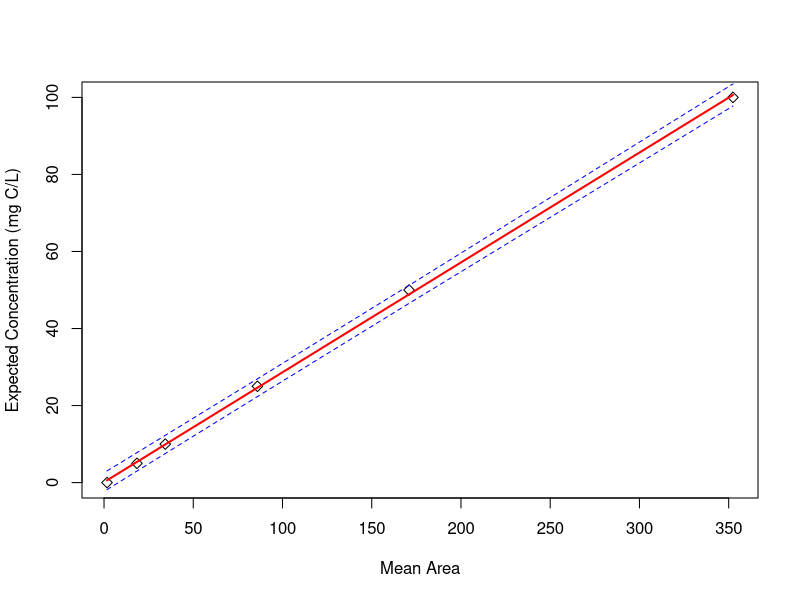
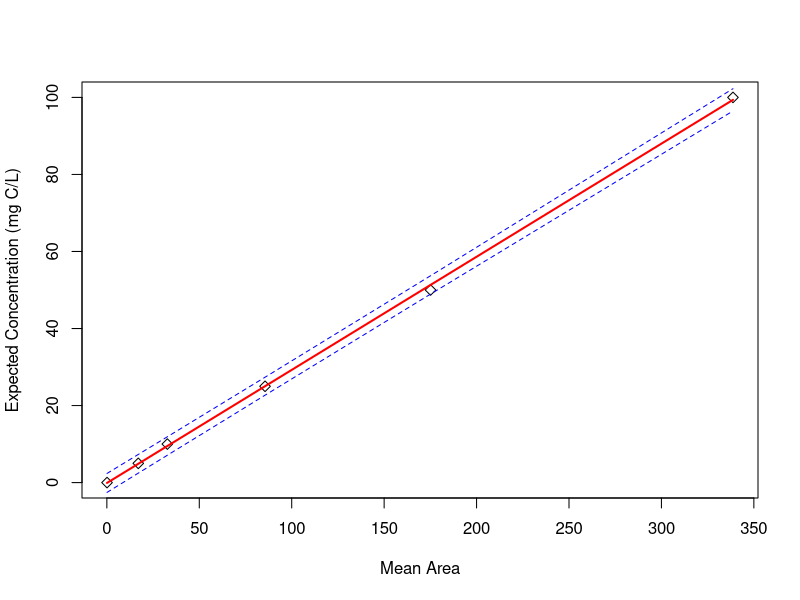

Write the R code that produced these figures, in order.
################################################################################
#                                                                              #
# Dissolved Organic Carbon Calculations for HMWF Data                          #
#                                                                              #
################################################################################
#                                                                              #
# Written by: Mario Muscarella                                                 #
#                                                                              #
# Created: 23 Aug 2011                                                         #
#                                                                              #
# Last update: 12 Nov 2015                                                     #
#                                                                              #
################################################################################
#                                                                              #
# Notes: This script processes the raw data optained for total nitrogen        #
#         concentrations in Huron Mountain lakes. The data were generated      #
#         using a Tic/Toc-TN instrument (specs                                 #
#                                                                              #
# Issues: Non Identified                                                       #
#                                                                              #
# Recent Changes:                                                              #
#         1. Added calculations for 2012 data                                  #
#                                                                              #
# Future Changes (To-Do List):                                                 #
#         1.                                                                   #
#                                                                              #
################################################################################

setwd("~/GitHub/ResourceHeterogeneity")

################################################################################
# 2011 Data                                                                    #
################################################################################

raw.data=read.delim("./data/HMWF2011_DOC_TN_Raw.txt", header=TRUE)
raw.data

#Standard Curve

exp <- c(0,5,10,25,50,100)
obs <- c(raw.data[9,5],raw.data[16,5],raw.data[23,5],raw.data[29,5],
         raw.data[35,5],raw.data[41,5])
st.crv <- cbind(exp,obs)
st.crv
crv <- lm(exp ~ obs)
summary(crv)

#Predictions based on Curve Data
pred.frame <- data.frame(obs)
pl <- predict(crv, int="p", newdata=pred.frame)
pl

#Visualization of Curve
plot(y=exp,x=obs,ylab="Expected Concentration (mg C/L)",xlab="Mean Area",pch=5)
matlines(pred.frame, pl, lty=c(1,2,2), lw=c(2,1,1), col= c("red","blue","blue"))

#Sample Data
sample <- c("MEM2011_001","MEM2011_002","MEM2011_003","MEM2011_004",
            "MEM2011_005","MEM2011_006","MEM2011_007","MEM2011_008",
            "MEM2011_009","MEM2011_010","MEM2011_011","MEM2011_012",
            "MEM2011_013","MEM2011_014","MEM2011_015","MEM2011_016",
            "MEM2011_017","MEM2011_018","MEM2011_019","MEM2011_020",
            "MEM2011_021","MEM2011_022")

raw <- c(raw.data[132,5],raw.data[140,5],raw.data[149,5],raw.data[159,5],
         raw.data[167,5],raw.data[173,5],raw.data[182,5],raw.data[194,5],
         raw.data[200,5],raw.data[206,5],raw.data[212,5],raw.data[218,5],
         raw.data[225,5],raw.data[233,5],raw.data[242,5],raw.data[249,5],
         raw.data[257,5],raw.data[266,5],raw.data[273,5],raw.data[279,5],
         raw.data[289,5],raw.data[295,5])

#Predictions for Sample Data
exp.2 <- c(0,5,10,25,50,100,rep(NA, 22))
obs.2 <- c(obs, raw)
crv.2 <- lm(exp.2 ~ obs.2)
summary(crv.2)
pred.frame.2 <- data.frame(obs.2)
pl.2 <- predict(crv.2, int="p", newdata=pred.frame.2,se.fit=TRUE)
pl.2$fit
pl.2$se

#Data Table
sample.2 <- c(exp,sample)
names <- as.data.frame(sample.2)
se <- as.data.frame(pl.2$se)

data <- cbind(names,pl.2$fit,se)
colnames(data) <- c("Sample","Concentration (mg C/L)","LCL","UCL","SE")

#Export Data
write.table(data, file="./data/2011DOC_data.txt", col.names=TRUE,
            row.names=FALSE,sep="\t")

################################################################################
# 2012 Data                                                                    #
################################################################################

HMWF2012.raw <- read.delim("./data/HMWF2012_DOC_TN_Raw.txt", header=TRUE)
HMWF2012.raw
colnames(HMWF2012.raw) <- c("Sample", "Injection", "Analysis", "Area",
                            "Mean_Area", "Excluded", "Vol", "X")

HMWF2012.doc <- HMWF2012.raw[HMWF2012.raw$Analysis == "NPOC", ]

#Standard Curve

exp <- c(0,5,10,25,50,100)
obs <- c(mean(HMWF2012.doc[HMWF2012.doc$Sample == "Blank Sipper", 5]),
         mean(HMWF2012.doc[HMWF2012.doc$Sample == "5ppm C,N", 5]),
         mean(HMWF2012.doc[HMWF2012.doc$Sample == "10ppm C,N", 5]),
         mean(HMWF2012.doc[HMWF2012.doc$Sample == "25ppm C,N", 5]),
         mean(HMWF2012.doc[HMWF2012.doc$Sample == "50ppm C,N", 5]),
         mean(HMWF2012.doc[HMWF2012.doc$Sample == "100ppm C,N", 5]))
st.crv <- cbind(exp,obs)
crv <- lm(exp ~ obs)
summary(crv)

#Predictions based on Curve Data
pred.frame <- data.frame(obs)
pl <- predict(crv, int="p", newdata=pred.frame)

#Visualization of Curve
plot(y=exp,x=obs,ylab="Expected Concentration (mg C/L)",xlab="Mean Area",pch=5)
matlines(pred.frame, pl, lty=c(1,2,2), lw=c(2,1,1), col= c("red","blue","blue"))

#Sample Data
sample <- c("MEM2012_001","MEM2012_002","MEM2012_003","MEM2012_004",
            "MEM2012_005","MEM2012_006","MEM2012_007","MEM2012_008",
            "MEM2012_009","MEM2012_010","MEM2012_011","MEM2012_012",
            "MEM2012_013","MEM2012_014","MEM2012_015","MEM2012_016",
            "MEM2012_017","MEM2012_018","MEM2012_019","MEM2012_020",
            "MEM2012_021","MEM2012_022","MEM2012_023","MEM2012_024",
            "MEM2012_025","MEM2012_026","MEM2012_027","MEM2012_028",
            "MEM2012_029","MEM2012_030")

raw <- rep(NA, length(sample))

for (i in 1:length(raw)){
  raw[i] <- mean(HMWF2012.doc[HMWF2012.doc$Sample == sample[i], 5])
}

#Predictions for Sample Data
exp.2 <- c(0,5,10,25,50,100,rep(NA, length(sample)))
obs.2 <- c(obs, raw)
crv.2 <- lm(exp.2 ~ obs.2)
summary(crv.2)
pred.frame.2 <- data.frame(obs.2)
pl.2 <- predict(crv.2, int="p", newdata=pred.frame.2,se.fit=TRUE)
pl.2$fit
pl.2$se

#Data Table
sample.2 <- c(exp,sample)
sample.2
names <- as.data.frame(sample.2)
se <- as.data.frame(pl.2$se)

data <- cbind(names,pl.2$fit,se)
colnames(data) <- c("Sample","Concentration (mg C/L)","LCL","UCL","SE")
data

#Export Data
write.table(data,file="./data/2012DOC_data.txt", col.names=TRUE,
            row.names=FALSE,sep="\t")



